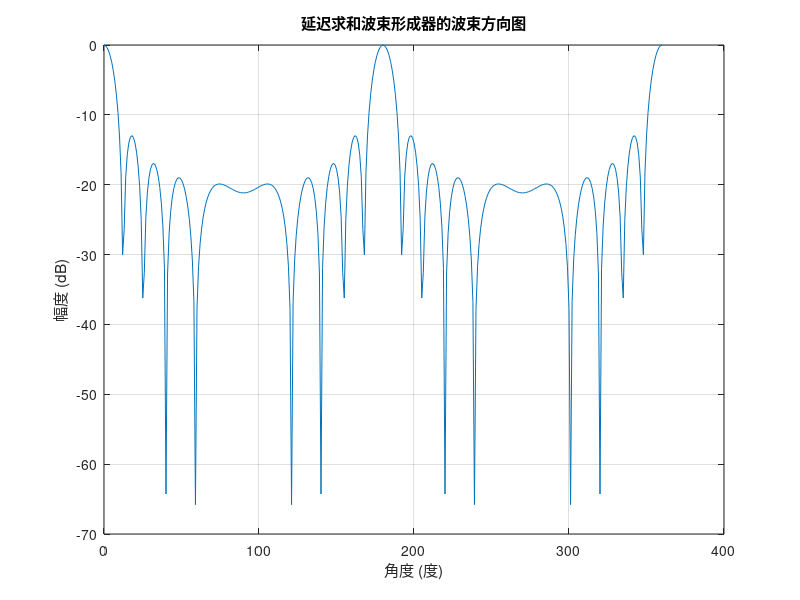

Reproduce this figure in MATLAB. (Note: this script raises an error after producing the figure.)
% 分别在笛卡尔坐标系和极坐标系下绘制一个有十个传感器的等间距线性阵列的延迟求和
% 波束形成器的波束方向图，间距d=8cm，入射角90°，频率2kHz

clear;
close all;
clc;

% 参数设置
N = 10; % 传感器数量
d = 0.08; % 传感器间距（单位：米）
f = 2e3; % 频率（单位：赫兹）
c = 343; % 声速（单位：米/秒）
theta_inc = 90; % 入射角（单位：度）

% 波长
lambda = c / f; % 波长 = 声速 / 频率

% 波束方向图计算
theta = linspace(0, 360, 361); % 方向角范围（单位：度）
theta_rad = deg2rad(theta); % 转换为弧度

% 阵列因子计算
AF = zeros(1, length(theta));
for n = 1:N
    AF = AF + exp(-1j * 2 * pi * (n-1) * d * sin(theta_rad) / lambda);
end

% 归一化阵列因子
AF = AF / max(abs(AF));

% 转换为dB
AF_dB = 20 * log10(abs(AF));

% 绘制笛卡尔坐标系下的波束方向图
figure;
plot(theta, AF_dB);
xlabel('角度 (度)');
ylabel('幅度 (dB)');
title('延迟求和波束形成器的波束方向图');
grid on;

% 绘制极坐标系下的波束方向图
figure;
polarplot(theta_rad, abs(AF));
title('延迟求和波束形成器的波束方向图');
